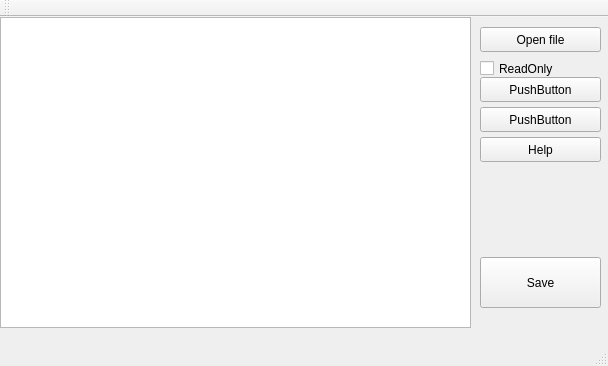
<?xml version="1.0" encoding="UTF-8"?>
<ui version="4.0">
 <class>MainWindow</class>
 <widget class="QMainWindow" name="MainWindow">
  <property name="geometry">
   <rect>
    <x>0</x>
    <y>0</y>
    <width>608</width>
    <height>366</height>
   </rect>
  </property>
  <property name="windowTitle">
   <string>MainWindow</string>
  </property>
  <widget class="QWidget" name="centralWidget">
   <widget class="QTextEdit" name="textEdit">
    <property name="geometry">
     <rect>
      <x>0</x>
      <y>0</y>
      <width>471</width>
      <height>311</height>
     </rect>
    </property>
   </widget>
   <widget class="QPushButton" name="openButton">
    <property name="geometry">
     <rect>
      <x>480</x>
      <y>10</y>
      <width>121</width>
      <height>25</height>
     </rect>
    </property>
    <property name="text">
     <string>Open file</string>
    </property>
   </widget>
   <widget class="QPushButton" name="saveButton">
    <property name="geometry">
     <rect>
      <x>480</x>
      <y>240</y>
      <width>121</width>
      <height>51</height>
     </rect>
    </property>
    <property name="text">
     <string>Save</string>
    </property>
   </widget>
   <widget class="QPushButton" name="helpButton">
    <property name="geometry">
     <rect>
      <x>480</x>
      <y>120</y>
      <width>121</width>
      <height>25</height>
     </rect>
    </property>
    <property name="text">
     <string>Help</string>
    </property>
   </widget>
   <widget class="QCheckBox" name="RDONLYchBox">
    <property name="geometry">
     <rect>
      <x>480</x>
      <y>40</y>
      <width>121</width>
      <height>23</height>
     </rect>
    </property>
    <property name="text">
     <string>ReadOnly</string>
    </property>
   </widget>
   <widget class="QPushButton" name="rusB">
    <property name="geometry">
     <rect>
      <x>480</x>
      <y>60</y>
      <width>121</width>
      <height>25</height>
     </rect>
    </property>
    <property name="text">
     <string>PushButton</string>
    </property>
   </widget>
   <widget class="QPushButton" name="enB">
    <property name="geometry">
     <rect>
      <x>480</x>
      <y>90</y>
      <width>121</width>
      <height>25</height>
     </rect>
    </property>
    <property name="text">
     <string>PushButton</string>
    </property>
   </widget>
  </widget>
  <widget class="QToolBar" name="mainToolBar">
   <attribute name="toolBarArea">
    <enum>TopToolBarArea</enum>
   </attribute>
   <attribute name="toolBarBreak">
    <bool>false</bool>
   </attribute>
  </widget>
  <widget class="QStatusBar" name="statusBar"/>
  <widget class="QMenuBar" name="menuBar">
   <property name="geometry">
    <rect>
     <x>0</x>
     <y>0</y>
     <width>608</width>
     <height>22</height>
    </rect>
   </property>
  </widget>
 </widget>
 <layoutdefault spacing="6" margin="11"/>
 <resources/>
 <connections/>
</ui>
